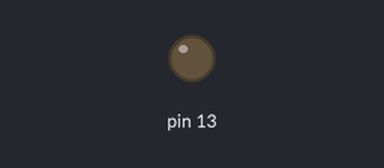
The sketch below on a simulated Arduino Uno, built with avr-gcc and run on an emulated ATmega328P. Parts: output pins drawn as LEDs (lit = HIGH). Dashed ring = blinking.

Above: at 1.0 s.
At 2.5 s:
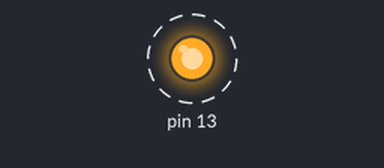
Timing chart, 0 to 4.6 s (numbered marks = the images above):
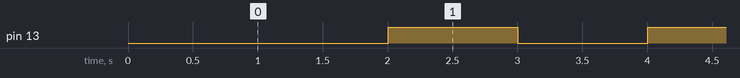

The sketch:

1.blink.ino
```cpp
int flag;
unsigned long time_now = 0;

void setup() {
  // 设定13引脚用来输出
  pinMode(13, OUTPUT);
}

void loop() {
  // 统计当前时刻，与上次LED状态更新的时刻经过的时间>1000ms，达成了delay(1000)的功能
  if (millis() > time_now + 1000) {
    time_now = millis();
    digitalWrite(13, flag ? HIGH: LOW);
    // 对flag变量的值取反（代表了LED所连接的13引脚电平）
    flag = !flag;
  }
}
```

Measured:
- by itself, pin 13: alternates HIGH for 1.0 s and LOW for 1.0 s
